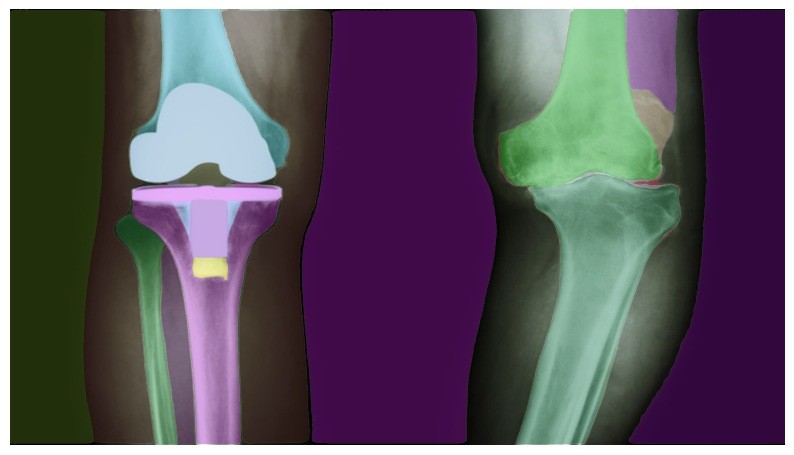
//> input picture computer-vision-graphics/opencv/opencv-blurimage/knee-1080p-full-auto-segmentation.png, 794 x 455 px
$ ./main   (built with g++ and OpenCV 4)
//> lines starting //> are read from the running program, lines starting //| are printed output that depends on the picture; after the words box and inside, x2 and y2 are one past the last pixel; in counts of white or black regions, pixels touching at a corner belong together
#include <iostream>
#include <opencv2/imgproc.hpp>
#include <opencv2/highgui.hpp>

using namespace cv;

int main() {

  Mat img = imread("knee-1080p-full-auto-segmentation.png");
//> img is the input picture: 455 rows x 794 cols, CV_8UC3; mean B, G, R 91.8, 80.6, 89.3

  Rect roi(10, 10, 100, 100); // x, y, width, height

  std::cout << "w=" <<img.cols << ", h=" <<img.rows<<std::endl;
//| w=794, h=455
  //Mat blurred(roi.size(), CV_8UC3);
  Mat blurred;
  GaussianBlur(img(roi), blurred, Size(51, 51), 0);
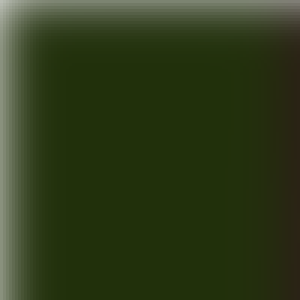
//> blurred: 100 rows x 100 cols, CV_8UC3 (shown 3 times larger); mean B, G, R 25.9, 58.5, 46.5

  blurred.copyTo(img(roi));
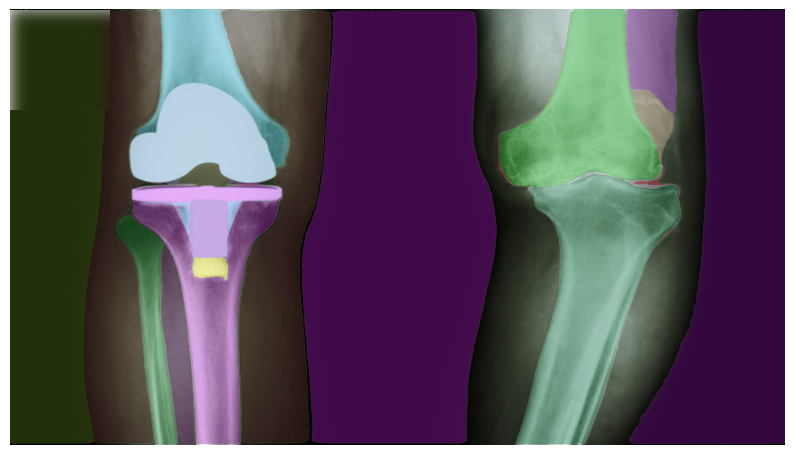
//> img: 455 rows x 794 cols, CV_8UC3; 1.56% of pixels changed, all inside (x1, y1, x2, y2) = (10, 10, 110, 110)

  imwrite("blurred.png", img);

  return 0;
}
